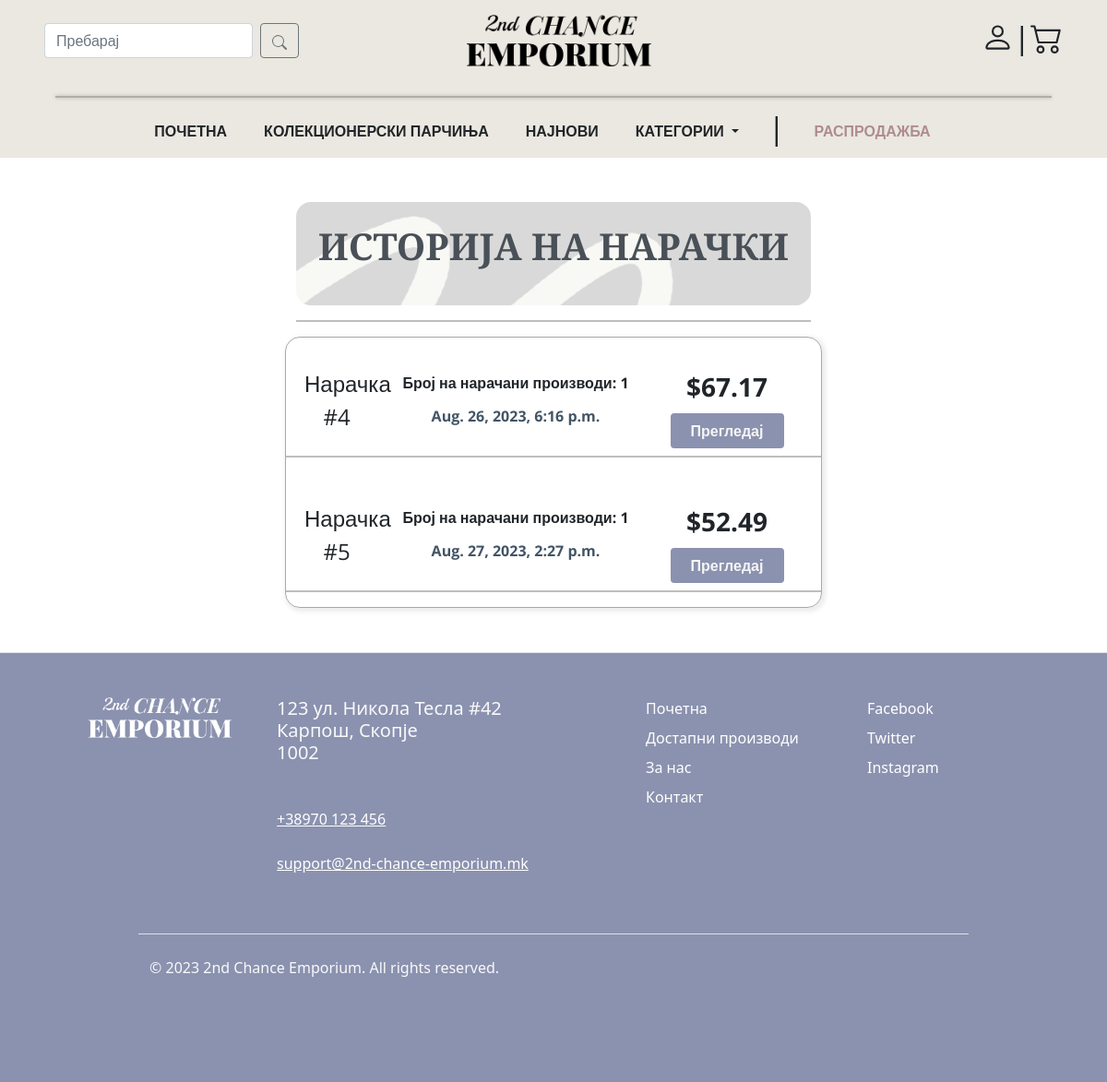
The page /order-history/ (signed in) on the database its author committed.
### SecondChanceEmporiumApp/models.py (models this page shows, shortened)
class Order(models.Model):
    products = models.ManyToManyField(to=ProductInOrder,symmetrical=False,blank=True)
    buyer = models.ForeignKey(to=ShopUser,on_delete=models.CASCADE)
    total_price = models.DecimalField(decimal_places=2, max_digits=10, default=0.0)
    date = models.DateTimeField(default=datetime.now())
    def shipping_cost(self):
        return float(self.total_price)*0.05
    def total_with_shipping(self):
        return float(self.total_price) + self.shipping_cost()

### SecondChanceEmporiumApp/views.py (the view)
# urls.py: path('order-history/',orderhistory,name="orderhistory"),
def orderhistory(request):
    if request.user.is_authenticated:
        shop_user = ShopUser.objects.filter(user_id=request.user).first()
        orders = Order.objects.filter(buyer=shop_user)
        context = {"orders":orders}
        return render(request,"order-history.html",context)

### SecondChanceEmporiumApp/templates/order-history.html
{% extends 'base.html' %}
{% block content %}
<div class="container mt-5 mb-5">
    <div class="mx-auto w-50">
        <div class="my-card beige-card" style="height:7em; border-radius: 1em;">
            <h1 class="my-text-darkish h1 text-center align-middle mt-2 pt-4">ИСТОРИЈА НА НАРАЧКИ</h1>
        </div>
        <hr style="border: solid black 1px;">
        <div class="details-card row p-0 mb-3">
            {% for order in orders %}
            <div class="row ps-2 pe-2 mx-auto mt-3">
                <div class="col-2">
                    <p class="text-center mb-2 mt-3 fs-4">Нарачка #{{order.id}}</p>
                </div>
                <div class="col-6 ps-4 text-center">
                    <h5 class=" card-subtitle mb-3 mt-4 fs-6 text-wrap" style="font-weight: 700">Број на нарачани производи: {{order.products.all|length}}</h5>
                    <h6 class="fw-bold details-card-seller text-truncate fs-6">{{order.date}}</h6>
                </div>
                <div class="col-4">
                    <p class="details-card-price text-center mb-2 mt-3 fs-3">${{order.total_with_shipping|floatformat:2}}</p>
                    <a href="/order-details/{{order.id}}" class="btn btn-bluish fw-bold text-center mx-auto d-block w-75">Прегледај</a>
                </div>
            </div>
            <hr class="mt-2 mx-auto" style="border: solid black 1px;">
            {% endfor %}
        </div>
    </div>
</div>
{% endblock %}

### data/site.css (style rules this page uses)
a.btn { font-family: 'Open Sans', sans-serif; }
h1.h1 { font-family: 'Playfair Display SC', serif; font-weight: 900; }
.my-card { background-image: url("../data/files/brush-stroke.png"); background-blend-mode: overlay; background-size: cover; height: 25em; }
.beige-card { background-color: #D9D9D9; }
.btn-bluish { color: whitesmoke; background-color: #8B92AF !important; }
.details-card { font-family: 'Open Sans', sans-serif; border-radius: 1em; border: 1px solid darkgray; box-shadow: 2px 2px 5px 2px rgba(0,0,0,0.08); -webkit-box-shadow: 2px 2px 5px 2px rgba(0,0,0,0.08); -moz-box-shadow: 2px 2px 5px 2px rgba(0,0,0,0.08); padding: 1em; }
.details-card-seller { color: #425466; }
.details-card-price { font-size: 2.2em; font-weight: bold; }
.my-text-darkish { color: #495057 !important; }

### rows shown on the page
Order: id "4", products.all|length "1", date "Aug. 26, 2023, 6:16 p.m.", total_with_shipping "67.17"
Order: id "5", products.all|length "1", date "Aug. 27, 2023, 2:27 p.m.", total_with_shipping "52.49"
